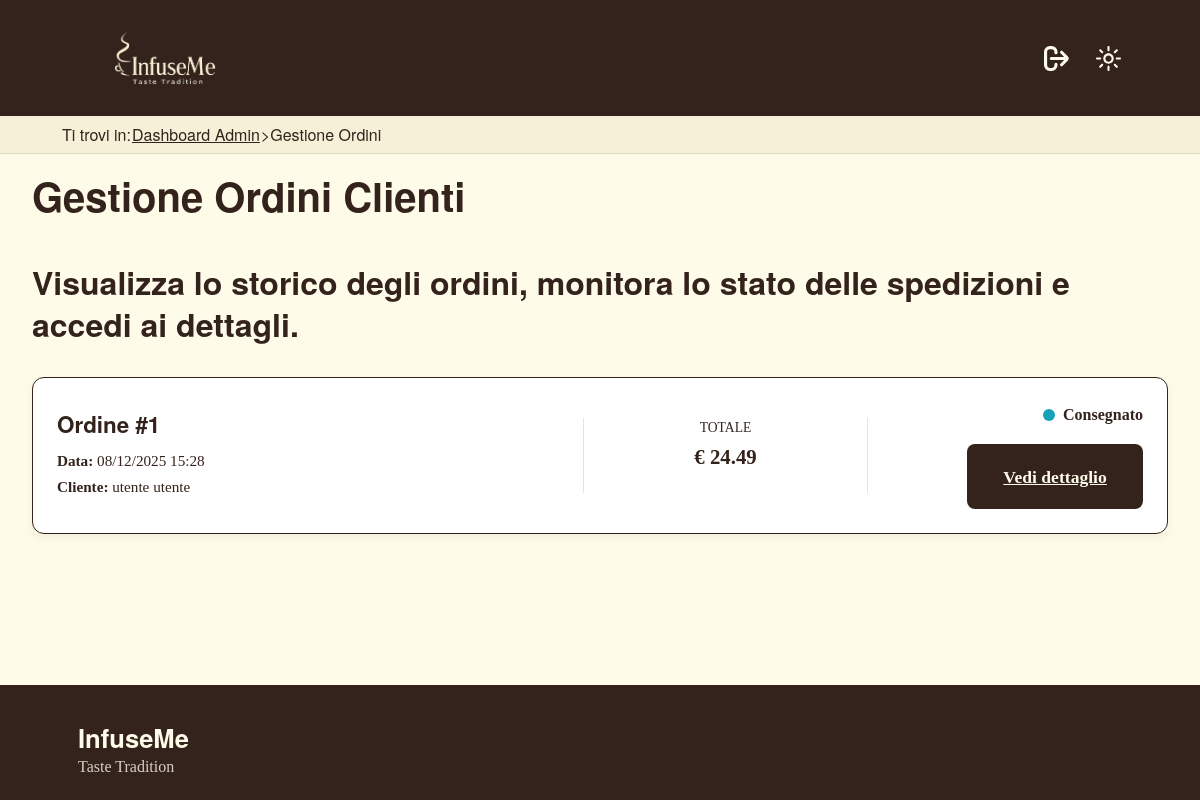
Page /gestioneOrdini.php (signed in) on the earlier database version.
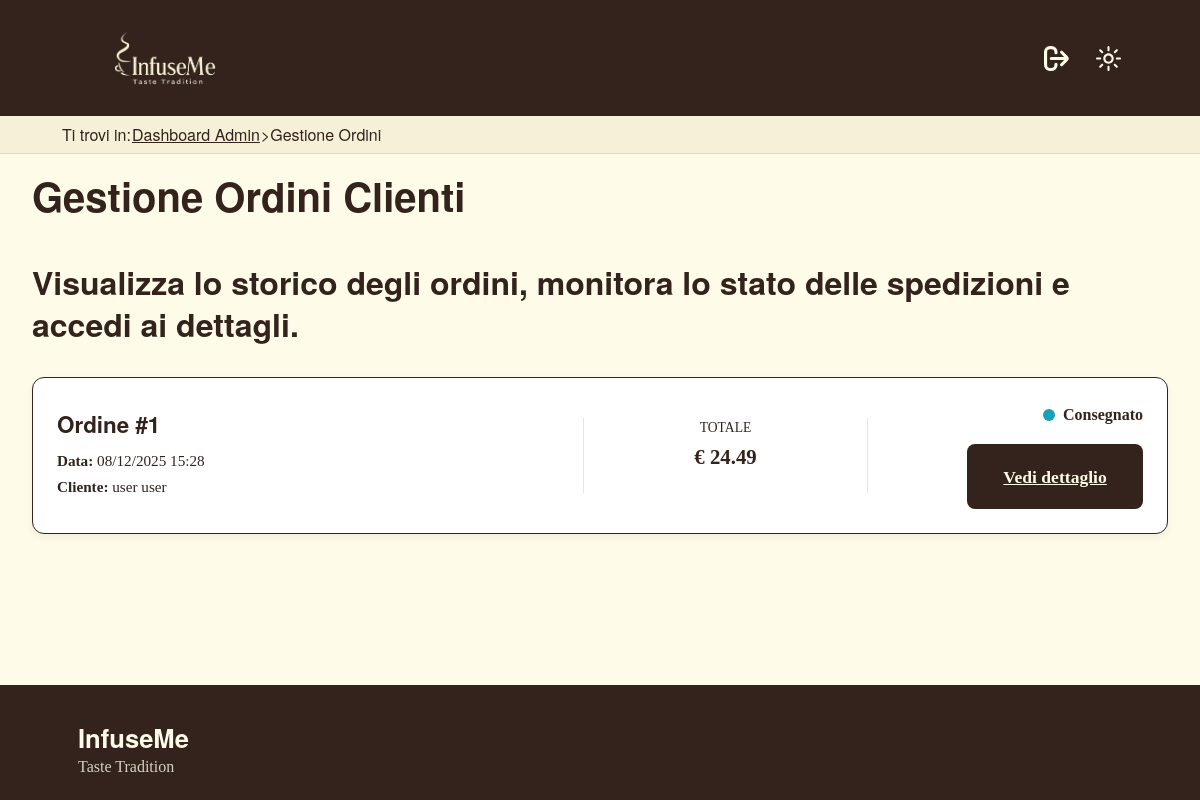
Same page on the later database version.
### tables this page shows
CREATE TABLE ordine (
    id_ordine INT UNSIGNED AUTO_INCREMENT PRIMARY KEY,
    id_utente INT UNSIGNED NOT NULL,
    data_ordine DATETIME NOT NULL DEFAULT CURRENT_TIMESTAMP,
    data_consegna DATE NULL,
    indirizzo_spedizione VARCHAR(255) NULL,
    stato_ord ENUM('in_attesa','pagato','in_preparazione','spedito','consegnato','annullato') NOT NULL DEFAULT 'in_attesa',
    conferma_pagamento BOOLEAN NOT NULL DEFAULT FALSE,
    sottototale DECIMAL(10,2) NOT NULL DEFAULT 0.00,
    spese_spedizione DECIMAL(10,2) NOT NULL DEFAULT 4.99,
    totale DECIMAL(10,2) NOT NULL,
    omaggio BOOLEAN NOT NULL DEFAULT FALSE,
    descrizione_omaggio VARCHAR(255) NULL,
    note TEXT NULL,
    FOREIGN KEY (id_utente) REFERENCES utente(id_utente) ON DELETE RESTRICT,
    CONSTRAINT chk_ordine_totale CHECK (totale >= 0),
    CONSTRAINT chk_ordine_sottototale CHECK (sottototale >= 0)
);

CREATE TABLE utente (
    id_utente INT UNSIGNED AUTO_INCREMENT PRIMARY KEY,
    nome VARCHAR(100) NOT NULL,
    cognome VARCHAR(100) NOT NULL,
    email VARCHAR(255) NOT NULL UNIQUE,
    password_hash VARCHAR(255) NOT NULL,
    data_nascita DATE NOT NULL,
    indirizzo VARCHAR(255) NULL,
    citta VARCHAR(100) NULL,
    cap CHAR(5) NULL,
    paese VARCHAR(100) NULL DEFAULT 'Italia',
    data_registrazione DATETIME NOT NULL DEFAULT CURRENT_TIMESTAMP,
    is_active BOOLEAN NOT NULL DEFAULT TRUE
);

### src/gestioneOrdini.php (the view, shortened to what this page needs)
<?php
require_once 'php/connessione.php';
$ordiniHtml = '';
$sql = "SELECT ordine.*, utente.nome, utente.cognome
        FROM ordine
        JOIN utente ON ordine.id_utente = utente.id_utente
        ORDER BY data_ordine DESC";
try {
    $ordini = $pdo->query($sql)->fetchAll();
    if (empty($ordini)) {
        $ordiniHtml = '<p>Nessun ordine presente nel sistema.</p>';
    } else {
        foreach ($ordini as $ordine) {
            $stato = $ordine['stato_ord'];
            $mappaStati = [
                'annullato'       => 'stato-rosso',
                'in_attesa'       => 'stato-giallo',
                'in_preparazione' => 'stato-giallo',
                'pagato'          => 'stato-verde',
                'spedito'         => 'stato-verde',
                'consegnato'      => 'stato-blu'
            ];
            $classStato = isset($mappaStati[$stato]) ? $mappaStati[$stato] : 'stato-giallo';
            $statoFormattato = ucfirst(str_replace('_', ' ', $stato));
            $dataFmt = date("d/m/Y H:i", strtotime($ordine['data_ordine']));
            $nomeCliente = htmlspecialchars($ordine['nome'] . " " . $ordine['cognome']);
            $totaleFmt = number_format($ordine['totale'], 2);
            $ordiniHtml .= <<<HTML
            <article class="order-card">
                <div class="order-info">
                    <h3 class="order-number">Ordine #{$ordine['id_ordine']}</h3>
                    <div class="order-meta">
                        <p><strong>Data:</strong> {$dataFmt}</p>
                        <p><strong>Cliente:</strong> {$nomeCliente}</p>
                    </div>
                </div>
                <div class="order-price">
                    <p>Totale</p>
                    <p>€ {$totaleFmt}</p>
                </div>
                <div class="order-status-action">
                    <div class="status-wrapper">
                        <span class="{$classStato}"></span>
                        <span>{$statoFormattato}</span>
                    </div>
                    <a href="dettaglioOrdineAdmin.php?id={$ordine['id_ordine']}" class="bottone-primario">Vedi dettaglio</a>
                </div>
            </article>
HTML;
        }
    }
} catch (PDOException $e) {
    die("Errore recupero ordini: " . $e->getMessage());
}
$menuHtml = '';
$templatePath = 'html/gestioneOrdini.html';
if (file_exists($templatePath)) {
    $paginaHTML = file_get_contents($templatePath);
    $paginaHTML = str_replace('[menuVoci]', $menuHtml, $paginaHTML);
    $paginaHTML = str_replace('[ORDINI_CONTENT]', $ordiniHtml, $paginaHTML);
    echo $paginaHTML;
} else {
    die("Errore: template gestioneOrdini.html non trovato");
}
?>

### src/css/mini.css (style rules this page uses)
@media screen and (min-width: 768px) { .container, .header-container { max-width: 720px; padding: 0 1.5em; } }
@media screen and (min-width: 1024px) { .container, .header-container { max-width: 960px; padding: 0 2em; } }
@media screen and (min-width: 1200px) { .container, .header-container { max-width: 1140px; } }
.header-container { display: flex; justify-content: space-between; align-items: center; flex-wrap: nowrap; gap: 2em; }
@media (max-width: 1200px) and (min-width: 1025px) { header { padding: 1em 0; } }
@media (max-width: 1200px) and (min-width: 1025px) { .header-container { padding: 0 40px; } }
@media (max-width: 1200px) and (min-width: 1025px) { .logo { width: 190px; height: 55px; } }
@media (max-width: 1200px) and (min-width: 1025px) { .header-utilities { gap: 0.5em; } }
@media (max-width: 1200px) and (min-width: 1025px) { header .icon-button { width: 44px; height: 44px; } }
@media (max-width: 1200px) and (min-width: 1025px) { header .icon-button svg { width: 25px; height: 25px; } }
@media (max-width: 1200px) and (min-width: 1025px) { .mobile-menu-wrapper .theme-toggle { background-color: transparent; } }

### src/css/print.css (style rules this page uses)
header, footer, nav, .skip-link, .hero-background, .hero-buttons, .fixed-filter-btn, .filter-panel, .sort-options-vertical, #noResults, .bottone-primario, .add-to-cart-icon, .slogan-section, .btn, .admin-actions, .riepilogo-mobile-overlay, .sidebar-config, .btn-reset-link, .btn-conferma, #form-blend, a.pulsante-torna-su, .back-to-top, #aggiungiCarrello { display: none; }
img { border: none; display: block; }
section { margin: 0; padding: 0; }
main#main-content { margin: 0; padding: 0.3cm; max-width: 100%; }

Differences in the rows shown:
changed through a linked row, ordine "Consegnato": id_utente.cognome "utente utente" → "user user"
